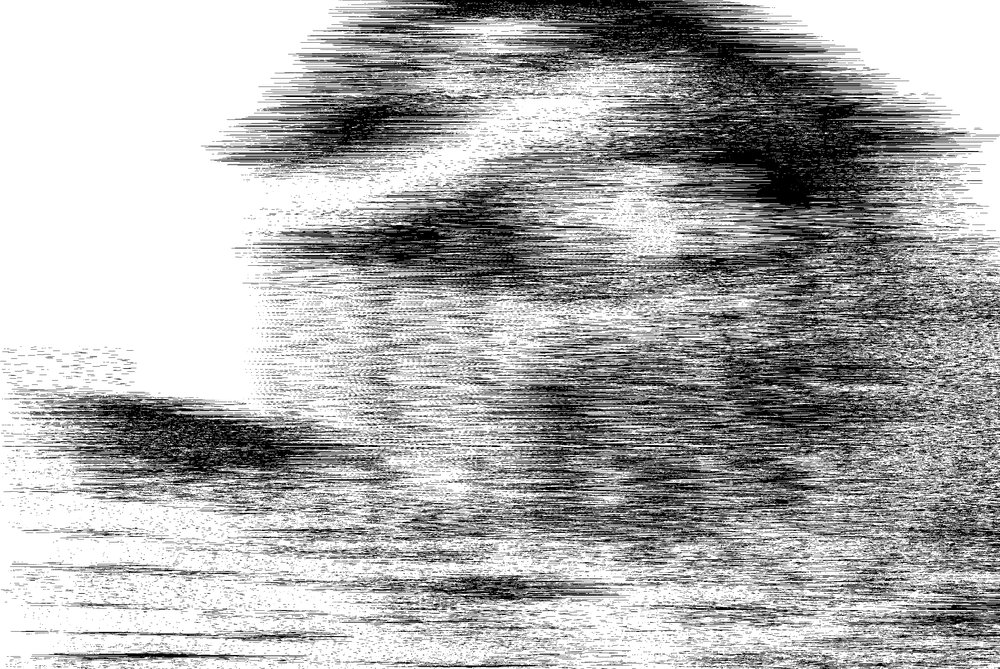
%> input picture Projet_2/fichier2.bmp, 1000 x 669 px, shrunk from 3072 x 2055 before the run
$ octave imagefilter.m   (GNU Octave 9; MATLAB toolbox functions it lacks are replaced by stand-ins)
%> lines starting %> are read from the running program, lines starting %| are printed output that depends on the picture; in (x1, y1, x2, y2) boxes, pixels count from 0 and x2, y2 are one past the last pixel; in counts of white or black regions, pixels touching at a corner belong together; the program's own positions count from 1
% Lecture de l'image
clear B;
B=imread('fichier2.bmp','bmp');
%> B is the input picture: size 669x1000 uint8; min 0, max 255, mean 173.3
B=255*B;
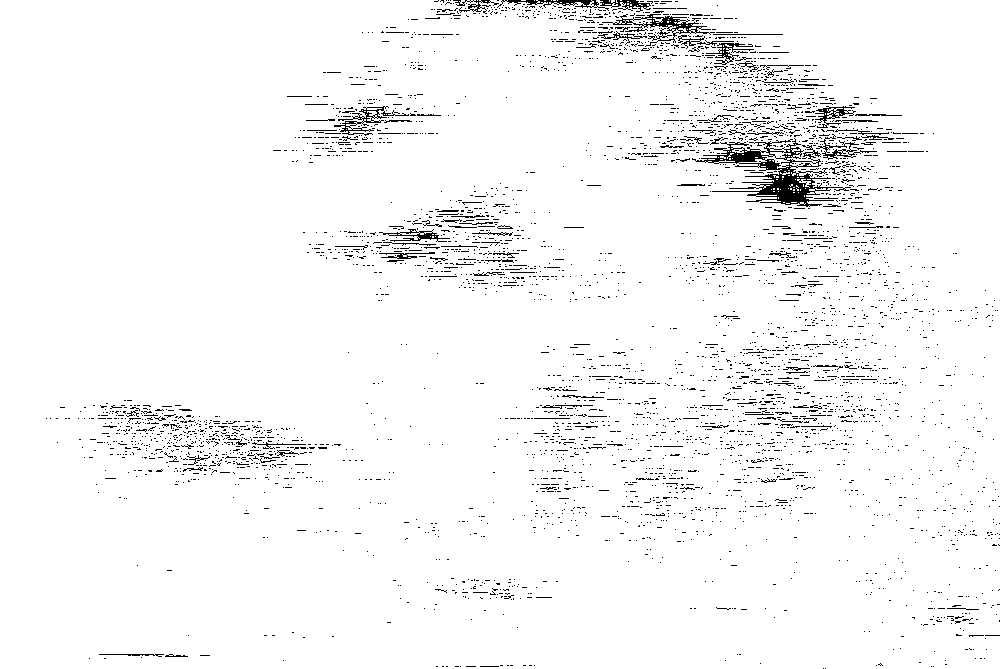
%> B: size 669x1000 uint8; 96.5% white; black in thin lines or dots

%Taille de l'image
len = size(B);
%> len = [669 1000]

% On cherche à:
%   1. Déterminer le décalage associé à une correlation "maximale" entre
%      chaque ligne successives (les lignes proches auront une corrélation
%      proche)
%   2. Décaler la deuxième ligne du décalage trouvé en 1.
for i = 2:len(1)
    g = xcorr(B(i-1,:), B(i,:)); % Etape 1
    [m, i_m] = max(g);
    B(i,:) = circshift(B(i,:), i_m); % Etape 2
end
%> this loop made 668 passes
%> (m, i_m) on passes 1 to 3: (52020000, 998), (52020000, 999), (54751050, 996)
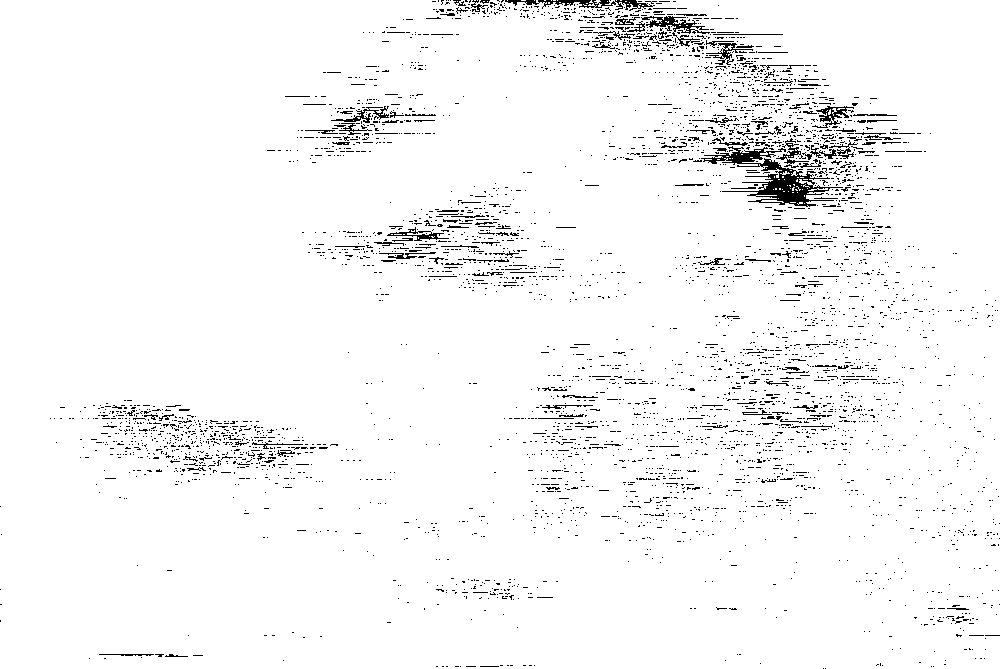
%> B: size 669x1000 uint8; 96.5% white; black in thin lines or dots


%On cherche les colonnes pour lesquelles la corrélation est la plus basse
%et on extrait l'indice des colonnes avec le moins de corrélation
X_max = [];

for j = 2:len(2)
    g = xcorr(B(:,j-1), B(:,j));
    m = max(g);
    X_max = [X_max g(1)];
end
%> this loop made 999 passes
%> m on passes 10 to 12: 43501725, 43501725, 43501725
%> after the loop, X_max = 999 values, max 65025 at index 214, min -5.59e-09 at index 458, mean 56042.6
[min, j_min] = max(-X_max);
%> min = 5.59e-09; j_min = 458
disp(j_min);
%| 458

%Ca marche pas, la bonne valeur est 277
for i = 2:len(1)
    B(i,:) = circshift(B(i,:), -j_min);
end
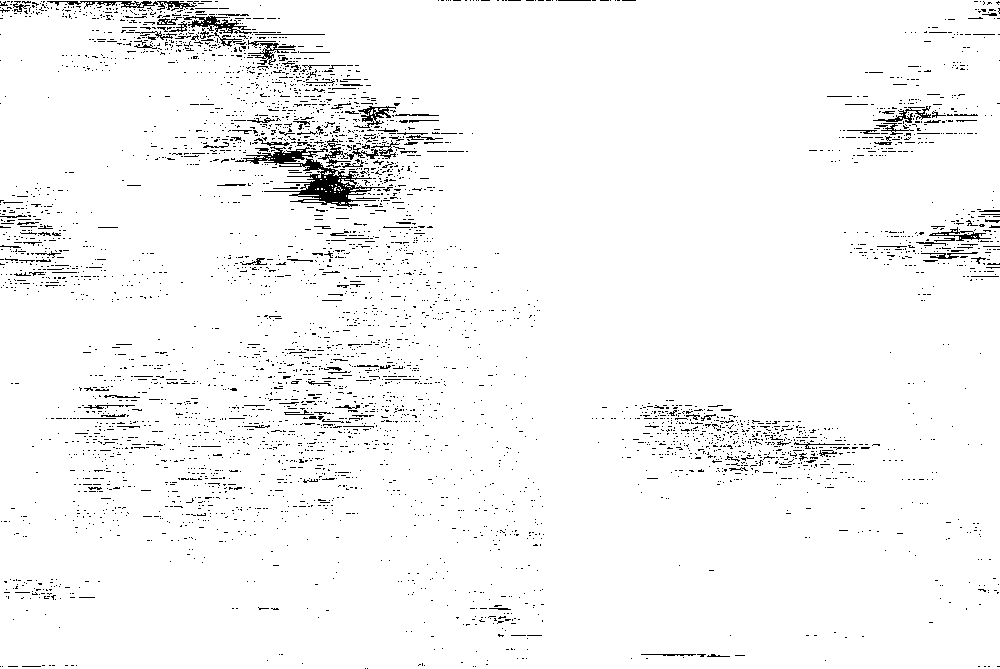
%> B: size 669x1000 uint8; 96.5% white; black in thin lines or dots

image(B);
colormap("GRAY");

$ run again, with Projet_2/Image1.jpg saved as Projet_2/fichier2.bmp
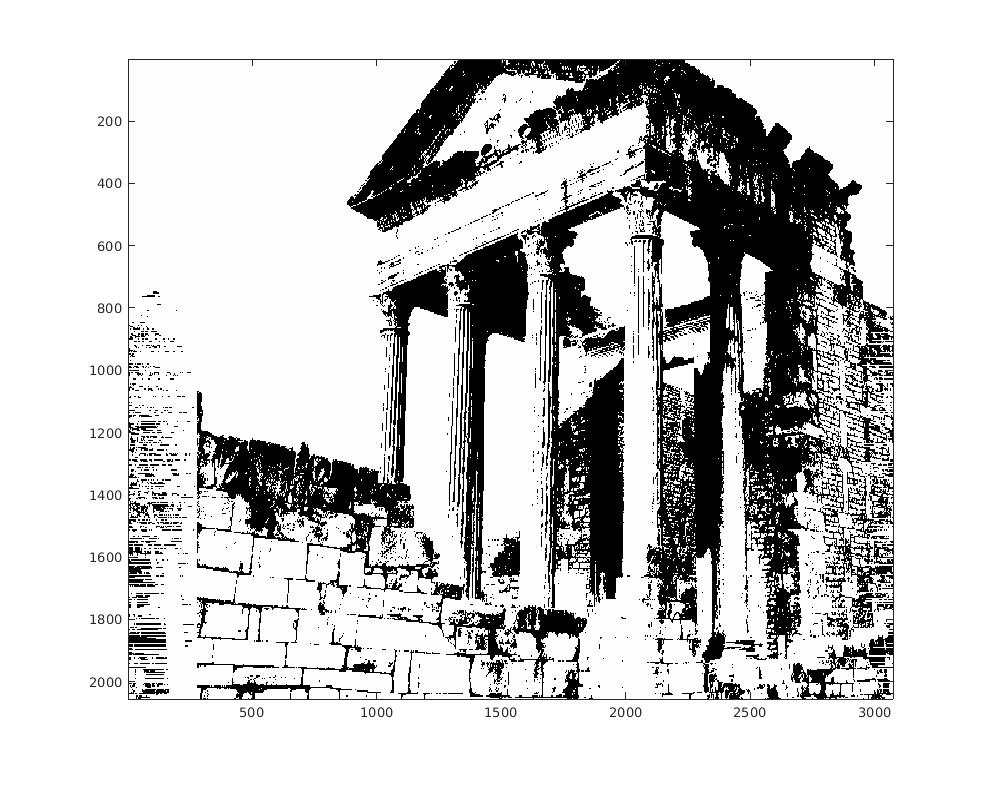
%> input picture Projet_2/Image1.jpg, 987 x 785 px
%> B is the input picture: size 785x987x3 uint8; min 0, max 255, mean 201.7
%> the loop `for i = 2:len(1)` made 784 passes
%> m on passes 1 to 3: 192539025, 192539025, 192539025
%> after the loop `for i = 2:len(1)`:
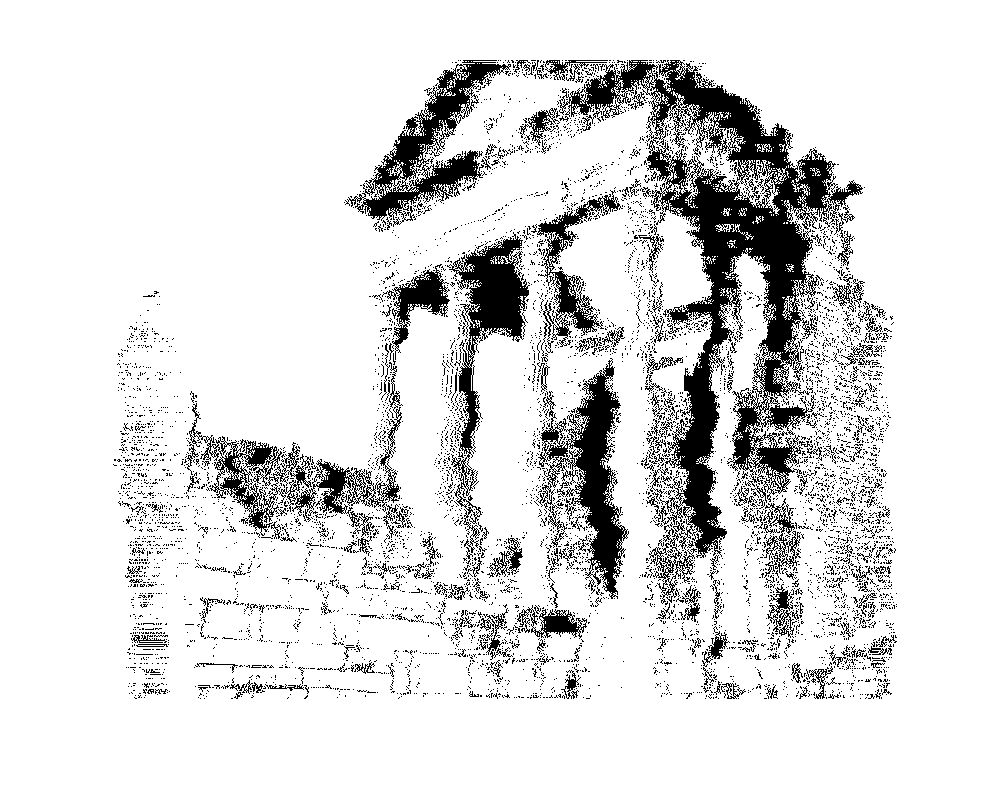
%> B: size 785x987x3 uint8; 86.8% white; 6491 black regions (6258 under 20 px), largest, box (x1, y1, x2, y2) and area: (559, 60, 863, 604) 37082, (538, 358, 629, 599) 7705, (345, 60, 511, 227) 7251
%> the loop `for j = 2:len(2)` made 986 passes
%> X_max on passes 1 to 3: 65025, [65025 65025], [65025 65025 65025]
%> after the loop `for j = 2:len(2)`: X_max = 986 values, max 65025 at index 115, min 65025 at index 860, mean 65025
%> min = -65025; j_min = 860
%| 860
%> after the loop `for i = 2:len(1)`:
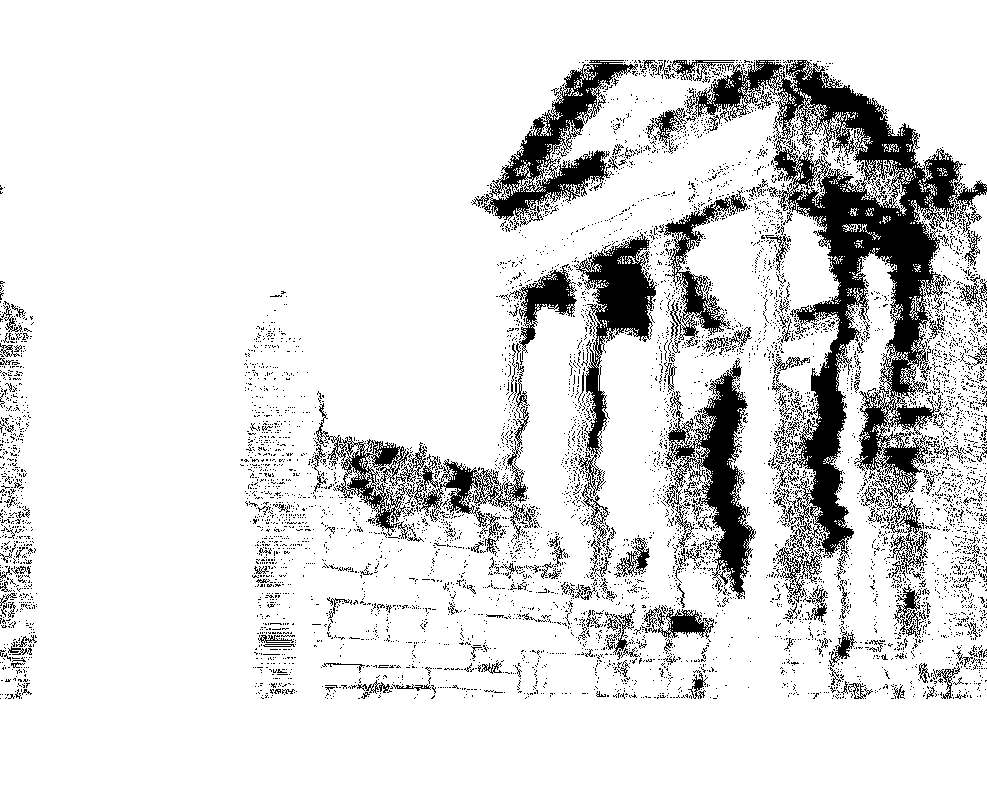
%> B: size 785x987x3 uint8; 86.8% white; 6547 black regions (6314 under 20 px), largest, box (x1, y1, x2, y2) and area: (686, 60, 987, 604) 37069, (665, 358, 756, 599) 7705, (472, 60, 638, 227) 7251

$ run again, with Projet_2/Image2.jpg saved as Projet_2/fichier2.bmp
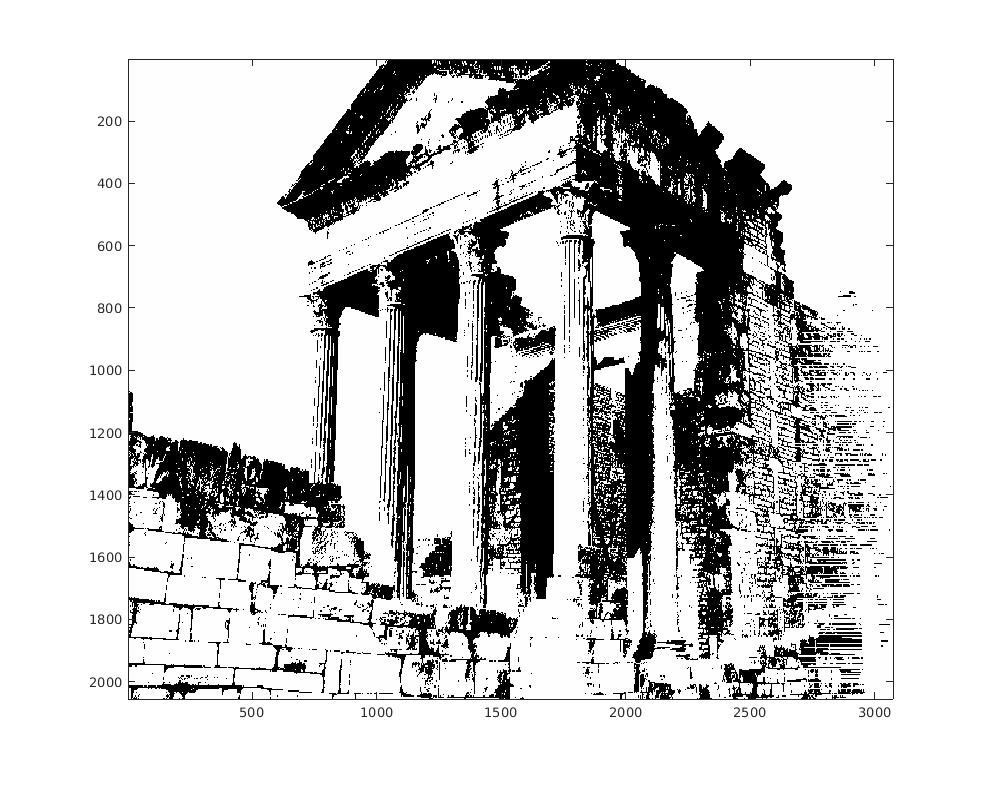
%> input picture Projet_2/Image2.jpg, 987 x 785 px
%> B is the input picture: size 785x987x3 uint8; min 0, max 255, mean 202
%> the loop `for i = 2:len(1)` made 784 passes
%> m on passes 1 to 3: 192539025, 192539025, 192539025
%> after the loop `for i = 2:len(1)`:
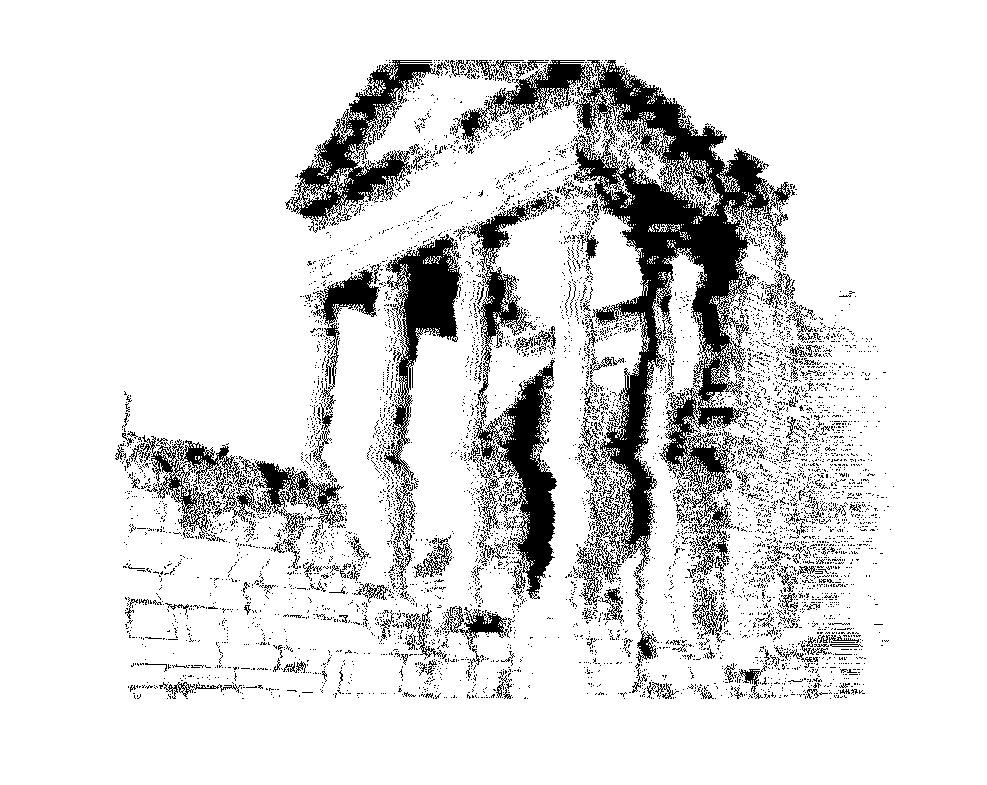
%> B: size 785x987x3 uint8; 86.9% white; 6366 black regions (6154 under 20 px), largest, box (x1, y1, x2, y2) and area: (451, 60, 791, 575) 37795, (467, 191, 560, 599) 10913, (285, 60, 450, 233) 7223
%> the loop `for j = 2:len(2)` made 986 passes
%> X_max on passes 1 to 3: 65025, [65025 65025], [65025 65025 65025]
%> after the loop `for j = 2:len(2)`: X_max = 986 values, max 65025 at index 889, min 65025 at index 348, mean 65025
%> min = -65025; j_min = 348
%| 348
%> after the loop `for i = 2:len(1)`:
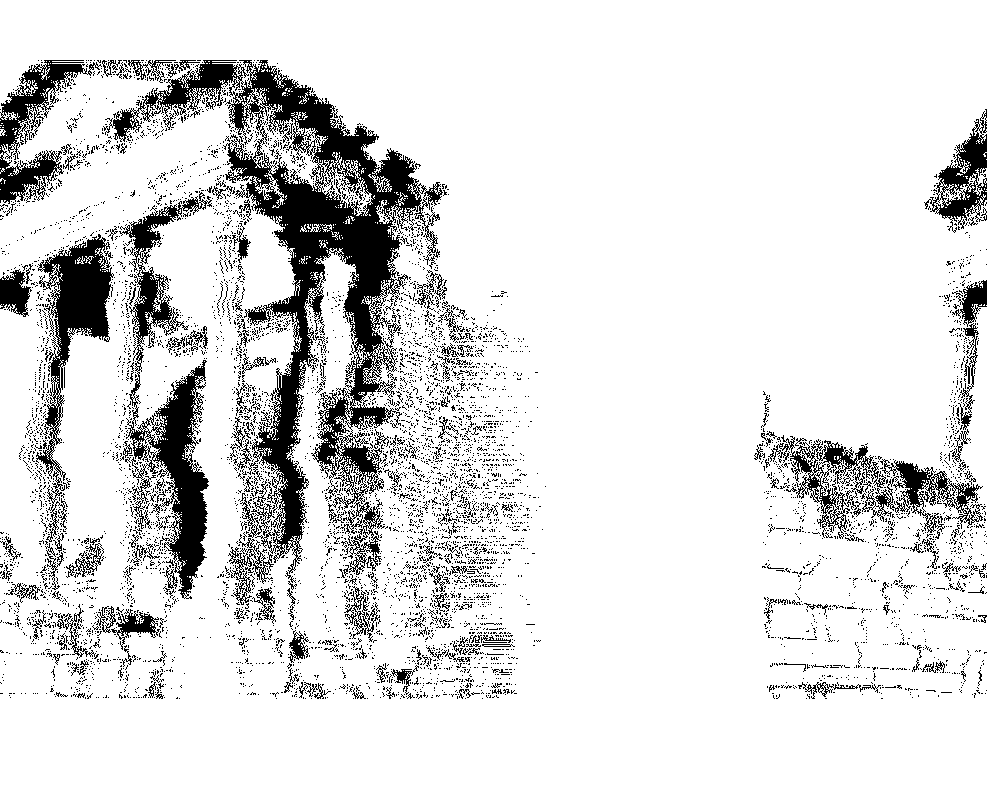
%> B: size 785x987x3 uint8; 86.9% white; 6378 black regions (6165 under 20 px), largest, box (x1, y1, x2, y2) and area: (103, 60, 443, 575) 37795, (119, 191, 212, 599) 10913, (36, 234, 114, 542) 6709

$ run again, with Projet_2/Image2350.jpg saved as Projet_2/fichier2.bmp
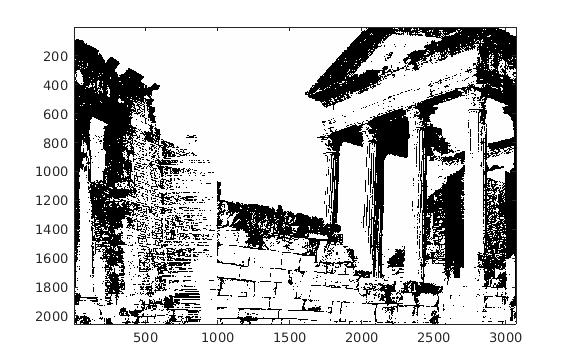
%> input picture Projet_2/Image2350.jpg, 570 x 364 px
%> B is the input picture: size 364x570x3 uint8; min 0, max 255, mean 200.2
%> the loop `for i = 2:len(1)` made 363 passes
%> (m, i_m) on passes 1 to 3: (111192750, 1710), (111192750, 1710), (111192750, 1710)
%> after the loop `for i = 2:len(1)`:
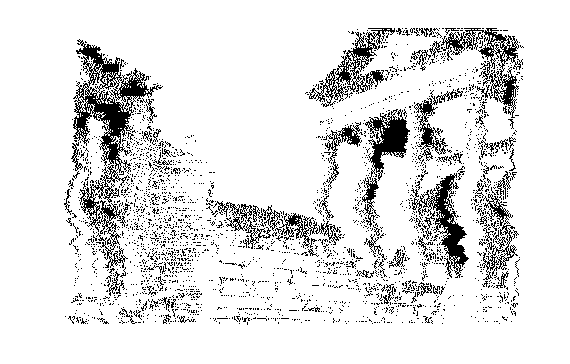
%> B: size 364x570x3 uint8; 88.4% white; black in thin lines or dots, all inside (x1, y1, x2, y2) = (64, 28, 524, 325)
%> the loop `for j = 2:len(2)` made 569 passes
%> X_max on passes 1 to 3: 65025, [65025 65025], [65025 65025 65025]
%> after the loop `for j = 2:len(2)`: X_max = 569 values, max 65025 at index 82, min 65025 at index 64, mean 65025
%> min = -65025; j_min = 64
%| 64
%> after the loop `for i = 2:len(1)`:
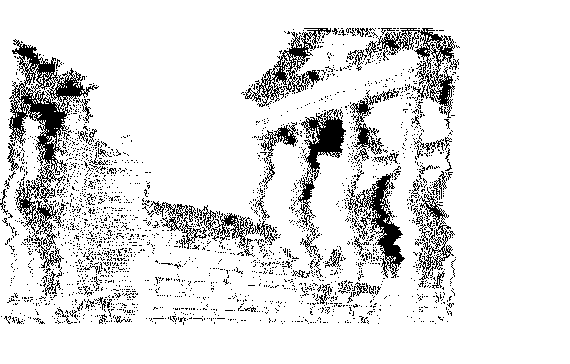
%> B: size 364x570x3 uint8; 88.4% white; black in thin lines or dots, all inside (x1, y1, x2, y2) = (0, 28, 460, 325)
